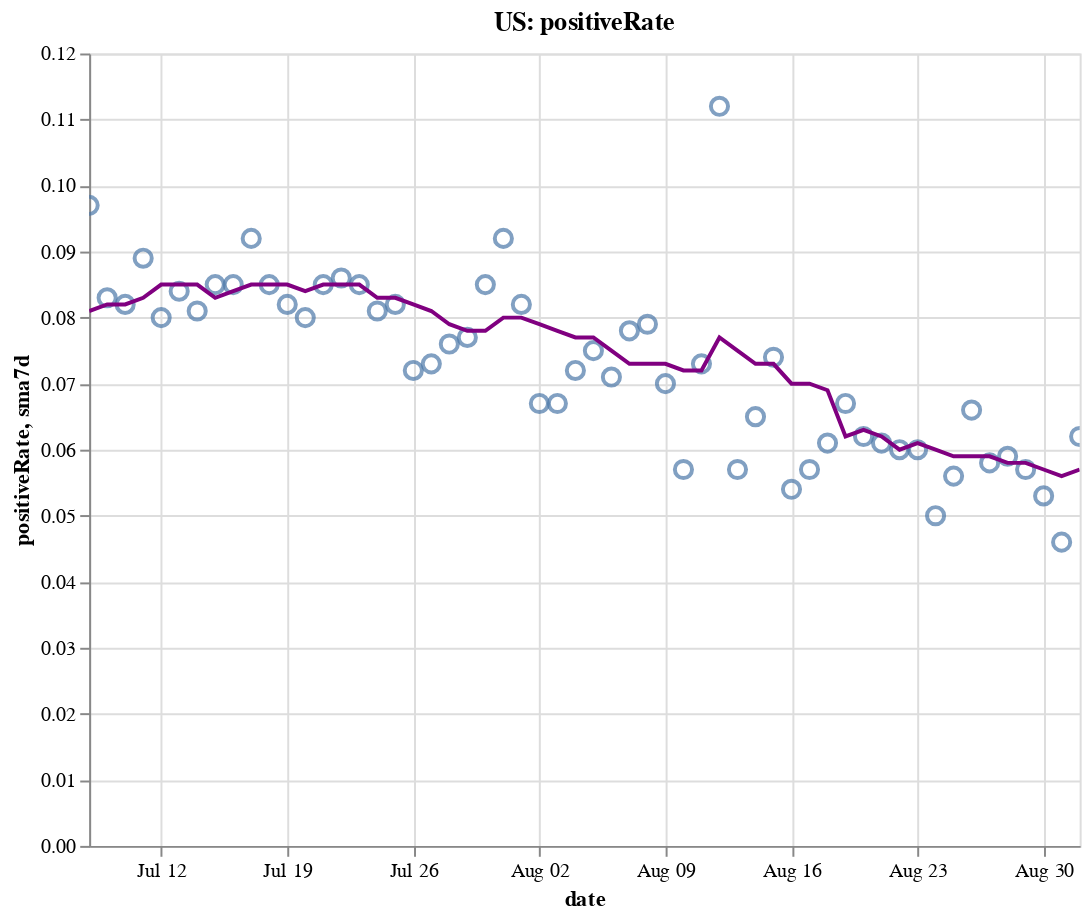

Source (notebook cell):
### Code cell
create_plot(us, 'positiveRate')

### Figure 1 — Vega-Lite specification as saved in the notebook (floating-point values rounded to 4 significant figures)
{"config": {"view": {"continuousWidth": 400, "continuousHeight": 300}}, "layer": [{"layer": [{"mark": {"type": "point", "size": 75}, "encoding": {"tooltip": [{"type": "temporal", "field": "date"}, {"type": "quantitative", "field": "positiveRate"}, {"type": "quantitative", "field": "sma7d"}], "x": {"type": "temporal", "field": "date"}, "y": {"type": "quantitative", "field": "positiveRate"}}, "selection": {"selector004": {"type": "interval", "bind": "scales", "encodings": ["x", "y"]}}}, {"mark": {"type": "line", "color": "purple"}, "encoding": {"x": {"type": "temporal", "field": "date"}, "y": {"type": "quantitative", "field": "sma7d"}}}]}, {"mark": {"type": "rule", "color": "#aaa"}, "encoding": {"x": {"type": "temporal", "field": "date"}}, "transform": [{"filter": {"selection": "selector003"}}]}, {"mark": "circle", "encoding": {"opacity": {"condition": {"value": 1, "selection": "selector003"}, "value": 0}, "tooltip": [{"type": "temporal", "field": "date"}, {"type": "quantitative", "field": "positiveRate"}, {"type": "quantitative", "field": "sma7d"}], "x": {"type": "temporal", "field": "date"}, "y": {"type": "quantitative", "field": "positiveRate"}}, "selection": {"selector003": {"type": "single", "encodings": ["x"], "on": "mouseover", "nearest": true, "empty": "none"}}}, {"mark": {"type": "text", "align": "left", "dx": 5, "dy": -5, "stroke": "white", "strokeWidth": 2}, "encoding": {"text": {"type": "quantitative", "field": "positiveRate"}, "tooltip": [{"type": "temporal", "field": "date"}, {"type": "quantitative", "field": "positiveRate"}, {"type": "quantitative", "field": "sma7d"}], "x": {"type": "temporal", "field": "date"}, "y": {"type": "quantitative", "field": "positiveRate"}}, "transform": [{"filter": {"selection": "selector003"}}]}, {"mark": {"type": "text", "align": "left", "dx": 5, "dy": -5}, "encoding": {"text": {"type": "quantitative", "field": "positiveRate"}, "tooltip": [{"type": "temporal", "field": "date"}, {"type": "quantitative", "field": "positiveRate"}, {"type": "quantitative", "field": "sma7d"}], "x": {"type": "temporal", "field": "date"}, "y": {"type": "quantitative", "field": "positiveRate"}}, "transform": [{"filter": {"selection": "selector003"}}]}], "data": {"name": "data-9ef172cef6d31f61e078c34e65f6ff98"}, "height": 400, "title": "US: positiveRate", "width": 500, "$schema": "https://vega.github.io/schema/vega-lite/v4.8.1.json", "datasets": {"data-9ef172cef6d31f61e078c34e65f6ff98": [{"date": "2020-07-08T00:00:00", "totalTestResultsIncrease": 643500.0, "positiveIncrease": 62670.0, "death": 124500.0, "deathIncrease": 807.0, "positiveRate": 0.097, "state": "US", "sma7d": 0.081}, {"date": "2020-07-09T00:00:00", "totalTestResultsIncrease": 709100.0, "positiveIncrease": 59160.0, "death": 125400.0, "deathIncrease": 867.0, "positiveRate": 0.083, "state": "US", "sma7d": 0.082}, {"date": "2020-07-10T00:00:00", "totalTestResultsIncrease": 814900.0, "positiveIncrease": 66850.0, "death": 126300.0, "deathIncrease": 854.0, "positiveRate": 0.082, "state": "US", "sma7d": 0.082}, {"date": "2020-07-11T00:00:00", "totalTestResultsIncrease": 707800.0, "positiveIncrease": 62900.0, "death": 127000.0, "deathIncrease": 757.0, "positiveRate": 0.089, "state": "US", "sma7d": 0.083}, {"date": "2020-07-12T00:00:00", "totalTestResultsIncrease": 769400.0, "positiveIncrease": 61310.0, "death": 127500.0, "deathIncrease": 476.0, "positiveRate": 0.08, "state": "US", "sma7d": 0.085}, {"date": "2020-07-13T00:00:00", "totalTestResultsIncrease": 691900.0, "positiveIncrease": 58100.0, "death": 127800.0, "deathIncrease": 327.0, "positiveRate": 0.084, "state": "US", "sma7d": 0.085}, {"date": "2020-07-14T00:00:00", "totalTestResultsIncrease": 770000.0, "positiveIncrease": 62730.0, "death": 128600.0, "deathIncrease": 736.0, "positiveRate": 0.081, "state": "US", "sma7d": 0.085}, {"date": "2020-07-15T00:00:00", "totalTestResultsIncrease": 773200.0, "positiveIncrease": 65800.0, "death": 129400.0, "deathIncrease": 858.0, "positiveRate": 0.085, "state": "US", "sma7d": 0.083}, {"date": "2020-07-16T00:00:00", "totalTestResultsIncrease": 832400.0, "positiveIncrease": 71040.0, "death": 130400.0, "deathIncrease": 947.0, "positiveRate": 0.085, "state": "US", "sma7d": 0.084}, {"date": "2020-07-17T00:00:00", "totalTestResultsIncrease": 839300.0, "positiveIncrease": 76840.0, "death": 131300.0, "deathIncrease": 951.0, "positiveRate": 0.092, "state": "US", "sma7d": 0.085}, {"date": "2020-07-18T00:00:00", "totalTestResultsIncrease": 763600.0, "positiveIncrease": 64950.0, "death": 132200.0, "deathIncrease": 872.0, "positiveRate": 0.085, "state": "US", "sma7d": 0.085}, {"date": "2020-07-19T00:00:00", "totalTestResultsIncrease": 786700.0, "positiveIncrease": 64260.0, "death": 132700.0, "deathIncrease": 527.0, "positiveRate": 0.082, "state": "US", "sma7d": 0.085}, {"date": "2020-07-20T00:00:00", "totalTestResultsIncrease": 712400.0, "positiveIncrease": 57040.0, "death": 133100.0, "deathIncrease": 363.0, "positiveRate": 0.08, "state": "US", "sma7d": 0.084}, {"date": "2020-07-21T00:00:00", "totalTestResultsIncrease": 754900.0, "positiveIncrease": 63930.0, "death": 134100.0, "deathIncrease": 1038.0, "positiveRate": 0.085, "state": "US", "sma7d": 0.085}, {"date": "2020-07-22T00:00:00", "totalTestResultsIncrease": 801600.0, "positiveIncrease": 69330.0, "death": 135300.0, "deathIncrease": 1171.0, "positiveRate": 0.086, "state": "US", "sma7d": 0.085}, {"date": "2020-07-23T00:00:00", "totalTestResultsIncrease": 845900.0, "positiveIncrease": 71550.0, "death": 136300.0, "deathIncrease": 1055.0, "positiveRate": 0.085, "state": "US", "sma7d": 0.085}, {"date": "2020-07-24T00:00:00", "totalTestResultsIncrease": 933600.0, "positiveIncrease": 75240.0, "death": 137500.0, "deathIncrease": 1176.0, "positiveRate": 0.081, "state": "US", "sma7d": 0.083}, {"date": "2020-07-25T00:00:00", "totalTestResultsIncrease": 791000.0, "positiveIncrease": 64740.0, "death": 138500.0, "deathIncrease": 1023.0, "positiveRate": 0.082, "state": "US", "sma7d": 0.083}, {"date": "2020-07-26T00:00:00", "totalTestResultsIncrease": 851100.0, "positiveIncrease": 61010.0, "death": 139100.0, "deathIncrease": 559.0, "positiveRate": 0.072, "state": "US", "sma7d": 0.082}, {"date": "2020-07-27T00:00:00", "totalTestResultsIncrease": 762700.0, "positiveIncrease": 55320.0, "death": 140200.0, "deathIncrease": 1059.0, "positiveRate": 0.073, "state": "US", "sma7d": 0.081}, {"date": "2020-07-28T00:00:00", "totalTestResultsIncrease": 738100.0, "positiveIncrease": 56450.0, "death": 141300.0, "deathIncrease": 1122.0, "positiveRate": 0.076, "state": "US", "sma7d": 0.079}, {"date": "2020-07-29T00:00:00", "totalTestResultsIncrease": 864500.0, "positiveIncrease": 66960.0, "death": 142800.0, "deathIncrease": 1492.0, "positiveRate": 0.077, "state": "US", "sma7d": 0.078}, {"date": "2020-07-30T00:00:00", "totalTestResultsIncrease": 814700.0, "positiveIncrease": 69420.0, "death": 144000.0, "deathIncrease": 1259.0, "positiveRate": 0.085, "state": "US", "sma7d": 0.078}, {"date": "2020-07-31T00:00:00", "totalTestResultsIncrease": 731900.0, "positiveIncrease": 67620.0, "death": 145400.0, "deathIncrease": 1312.0, "positiveRate": 0.092, "state": "US", "sma7d": 0.08}, {"date": "2020-08-01T00:00:00", "totalTestResultsIncrease": 745700.0, "positiveIncrease": 61100.0, "death": 146500.0, "deathIncrease": 1190.0, "positiveRate": 0.082, "state": "US", "sma7d": 0.08}, {"date": "2020-08-02T00:00:00", "totalTestResultsIncrease": 699500.0, "positiveIncrease": 46760.0, "death": 147000.0, "deathIncrease": 498.0, "positiveRate": 0.067, "state": "US", "sma7d": 0.079}, {"date": "2020-08-03T00:00:00", "totalTestResultsIncrease": 745100.0, "positiveIncrease": 49770.0, "death": 147600.0, "deathIncrease": 519.0, "positiveRate": 0.067, "state": "US", "sma7d": 0.078}, {"date": "2020-08-04T00:00:00", "totalTestResultsIncrease": 717100.0, "positiveIncrease": 51860.0, "death": 148800.0, "deathIncrease": 1255.0, "positiveRate": 0.072, "state": "US", "sma7d": 0.077}, {"date": "2020-08-05T00:00:00", "totalTestResultsIncrease": 699600.0, "positiveIncrease": 52330.0, "death": 150200.0, "deathIncrease": 1346.0, "positiveRate": 0.075, "state": "US", "sma7d": 0.077}, {"date": "2020-08-06T00:00:00", "totalTestResultsIncrease": 766600.0, "positiveIncrease": 54180.0, "death": 151400.0, "deathIncrease": 1251.0, "positiveRate": 0.071, "state": "US", "sma7d": 0.075}, {"date": "2020-08-07T00:00:00", "totalTestResultsIncrease": 785400.0, "positiveIncrease": 61350.0, "death": 152700.0, "deathIncrease": 1333.0, "positiveRate": 0.078, "state": "US", "sma7d": 0.073}, {"date": "2020-08-08T00:00:00", "totalTestResultsIncrease": 683400.0, "positiveIncrease": 53710.0, "death": 153800.0, "deathIncrease": 1089.0, "positiveRate": 0.079, "state": "US", "sma7d": 0.073}, {"date": "2020-08-09T00:00:00", "totalTestResultsIncrease": 724000.0, "positiveIncrease": 50620.0, "death": 154400.0, "deathIncrease": 616.0, "positiveRate": 0.07, "state": "US", "sma7d": 0.073}, {"date": "2020-08-10T00:00:00", "totalTestResultsIncrease": 740900.0, "positiveIncrease": 42090.0, "death": 154900.0, "deathIncrease": 426.0, "positiveRate": 0.057, "state": "US", "sma7d": 0.072}, {"date": "2020-08-11T00:00:00", "totalTestResultsIncrease": 760000.0, "positiveIncrease": 55700.0, "death": 156200.0, "deathIncrease": 1326.0, "positiveRate": 0.073, "state": "US", "sma7d": 0.072}, {"date": "2020-08-12T00:00:00", "totalTestResultsIncrease": 500200.0, "positiveIncrease": 56130.0, "death": 157700.0, "deathIncrease": 1517.0, "positiveRate": 0.112, "state": "US", "sma7d": 0.077}, {"date": "2020-08-13T00:00:00", "totalTestResultsIncrease": 900300.0, "positiveIncrease": 51760.0, "death": 158900.0, "deathIncrease": 1163.0, "positiveRate": 0.057, "state": "US", "sma7d": 0.075}, {"date": "2020-08-14T00:00:00", "totalTestResultsIncrease": 862300.0, "positiveIncrease": 55640.0, "death": 160100.0, "deathIncrease": 1216.0, "positiveRate": 0.065, "state": "US", "sma7d": 0.073}, {"date": "2020-08-15T00:00:00", "totalTestResultsIncrease": 756700.0, "positiveIncrease": 56150.0, "death": 161300.0, "deathIncrease": 1219.0, "positiveRate": 0.074, "state": "US", "sma7d": 0.073}, {"date": "2020-08-16T00:00:00", "totalTestResultsIncrease": 790400.0, "positiveIncrease": 42490.0, "death": 161900.0, "deathIncrease": 619.0, "positiveRate": 0.054, "state": "US", "sma7d": 0.07}, {"date": "2020-08-17T00:00:00", "totalTestResultsIncrease": 670100.0, "positiveIncrease": 37880.0, "death": 162300.0, "deathIncrease": 407.0, "positiveRate": 0.057, "state": "US", "sma7d": 0.07}, {"date": "2020-08-18T00:00:00", "totalTestResultsIncrease": 663600.0, "positiveIncrease": 40800.0, "death": 163500.0, "deathIncrease": 1196.0, "positiveRate": 0.061, "state": "US", "sma7d": 0.069}, {"date": "2020-08-19T00:00:00", "totalTestResultsIncrease": 674000.0, "positiveIncrease": 44950.0, "death": 165000.0, "deathIncrease": 1420.0, "positiveRate": 0.067, "state": "US", "sma7d": 0.062}, {"date": "2020-08-20T00:00:00", "totalTestResultsIncrease": 703300.0, "positiveIncrease": 43760.0, "death": 166100.0, "deathIncrease": 1134.0, "positiveRate": 0.062, "state": "US", "sma7d": 0.063}, {"date": "2020-08-21T00:00:00", "totalTestResultsIncrease": 759100.0, "positiveIncrease": 46560.0, "death": 167200.0, "deathIncrease": 1123.0, "positiveRate": 0.061, "state": "US", "sma7d": 0.062}, {"date": "2020-08-22T00:00:00", "totalTestResultsIncrease": 773800.0, "positiveIncrease": 46240.0, "death": 168200.0, "deathIncrease": 1029.0, "positiveRate": 0.06, "state": "US", "sma7d": 0.06}, {"date": "2020-08-23T00:00:00", "totalTestResultsIncrease": 629500.0, "positiveIncrease": 37570.0, "death": 168800.0, "deathIncrease": 572.0, "positiveRate": 0.06, "state": "US", "sma7d": 0.061}, {"date": "2020-08-24T00:00:00", "totalTestResultsIncrease": 692200.0, "positiveIncrease": 34640.0, "death": 169200.0, "deathIncrease": 343.0, "positiveRate": 0.05, "state": "US", "sma7d": 0.06}, {"date": "2020-08-25T00:00:00", "totalTestResultsIncrease": 645600.0, "positiveIncrease": 36370.0, "death": 170300.0, "deathIncrease": 1147.0, "positiveRate": 0.056, "state": "US", "sma7d": 0.059}, {"date": "2020-08-26T00:00:00", "totalTestResultsIncrease": 655000.0, "positiveIncrease": 43360.0, "death": 171600.0, "deathIncrease": 1298.0, "positiveRate": 0.066, "state": "US", "sma7d": 0.059}, {"date": "2020-08-27T00:00:00", "totalTestResultsIncrease": 751900.0, "positiveIncrease": 43980.0, "death": 172700.0, "deathIncrease": 1129.0, "positiveRate": 0.058, "state": "US", "sma7d": 0.059}, {"date": "2020-08-28T00:00:00", "totalTestResultsIncrease": 783200.0, "positiveIncrease": 46550.0, "death": 173800.0, "deathIncrease": 1023.0, "positiveRate": 0.059, "state": "US", "sma7d": 0.058}, {"date": "2020-08-29T00:00:00", "totalTestResultsIncrease": 775600.0, "positiveIncrease": 44500.0, "death": 174800.0, "deathIncrease": 1015.0, "positiveRate": 0.057, "state": "US", "sma7d": 0.058}, {"date": "2020-08-30T00:00:00", "totalTestResultsIncrease": 746500.0, "positiveIncrease": 39500.0, "death": 175200.0, "deathIncrease": 475.0, "positiveRate": 0.053, "state": "US", "sma7d": 0.057}, {"date": "2020-08-31T00:00:00", "totalTestResultsIncrease": 685600.0, "positiveIncrease": 31410.0, "death": 175600.0, "deathIncrease": 358.0, "positiveRate": 0.046, "state": "US", "sma7d": 0.056}, {"date": "2020-09-01T00:00:00", "totalTestResultsIncrease": 678300.0, "positiveIncrease": 42370.0, "death": 176600.0, "deathIncrease": 1020.0, "positiveRate": 0.062, "state": "US", "sma7d": 0.057}]}}
